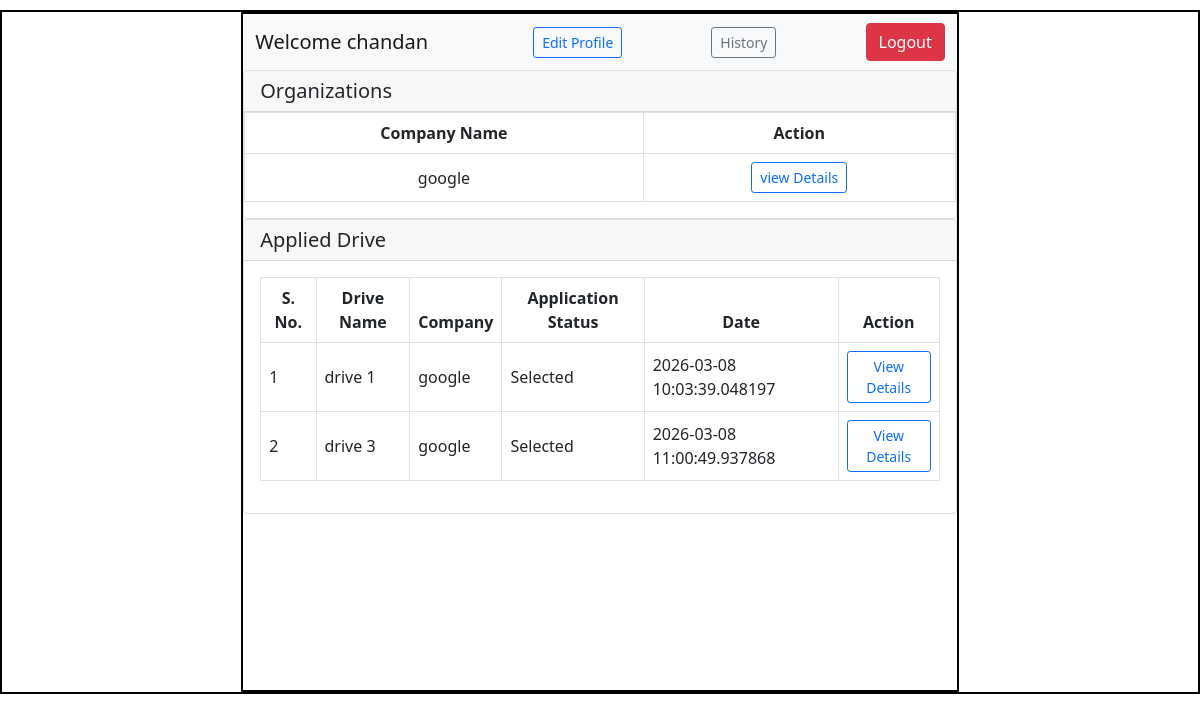
Screenshot of /student_dashboard (signed in) with the database file from the repository.
### applications/models.py (models this page shows)
class User(db.Model):
    __tablename__ = "users"
    id = db.Column(db.Integer, primary_key=True)
    username = db.Column(db.String(80), unique=True, nullable=False)
    password = db.Column(db.String(200), nullable=False)
    email = db.Column(db.String(100), unique=True, nullable=False)
    role = db.Column(db.String(20), nullable=False)
    name = db.Column(db.String(200), nullable=False)
    is_approved = db.Column(db.Boolean, default=False, nullable=False)
    is_blacklisted = db.Column(db.Boolean, default=False, nullable=False)
    created_at = db.Column(db.DateTime, default=datetime.utcnow)
    company_profile = db.relationship("CompanyProfile", back_populates="user", uselist=False, cascade="all, delete-orphan")
    student_profile = db.relationship("StudentProfile", back_populates="user", uselist=False, cascade="all, delete-orphan")

class Application(db.Model):
    __tablename__ = "applications"
    id = db.Column(db.Integer, primary_key=True)
    student_id = db.Column(db.Integer, db.ForeignKey("student_profiles.id"), nullable=False)
    drive_id = db.Column(db.Integer, db.ForeignKey("drives.id"), nullable=False)
    date_applied = db.Column(db.DateTime, default=datetime.utcnow)
    status = db.Column(
    db.Enum("Applied", "Shortlisted", "Rejected", "Selected", name="application_status"),
    default="Applied",
    nullable=False
    )
    remark = db.Column(db.String(200))
    student = db.relationship("StudentProfile", back_populates="applications")
    drive = db.relationship("Drive", back_populates="applications")
    __table_args__ = (db.UniqueConstraint("student_id", "drive_id", name="unique_application"),)

class Drive(db.Model):
    __tablename__ = "drives"
    id = db.Column(db.Integer, primary_key=True)
    company_id = db.Column(db.Integer, db.ForeignKey("company_profiles.id"), nullable=False)
    job_title = db.Column(db.String(100), nullable=False)
    job_description = db.Column(db.Text)
    salary = db.Column(db.Integer)
    location = db.Column(db.String(100))
    deadline = db.Column(db.DateTime)
    name = db.Column(db.String(120))
    eligibility = db.Column(db.String(120))
    status = db.Column(db.String(20), default="ongoing")
    approval_status = db.Column(db.String(20), default="Pending")
    created_at = db.Column(db.DateTime, default=datetime.utcnow)
    company = db.relationship("CompanyProfile", back_populates="drives")
    applications = db.relationship("Application", back_populates="drive", cascade="all, delete-orphan")

class CompanyProfile(db.Model):
    __tablename__ = "company_profiles"
    id = db.Column(db.Integer, primary_key=True)
    user_id = db.Column(db.Integer, db.ForeignKey("users.id"), unique=True, nullable=False)
    company_name = db.Column(db.String(100))
    description = db.Column(db.Text)
    user = db.relationship("User", back_populates="company_profile")
    drives = db.relationship("Drive", back_populates="company", cascade="all, delete-orphan")

### applications/controllers.py (the view)
@app.route("/student_dashboard")
def student_dashboard():
    if session.get("role") != "Student":
        return redirect(url_for("login"))
    student = User.query.get(session["user_id"])
    student_profile = StudentProfile.query.filter_by(
        user_id=session["user_id"]
    ).first()
    applications = Application.query.filter_by(
        student_id=student_profile.id
    ).all()
    companies = User.query.filter(
        User.role == "Company",
        User.is_approved == True,
        User.is_blacklisted == False
    ).all()
    return render_template(
        "Student_dashboard.html",
        student=student,
        reg_companies=companies,
        applications=applications
    )

### templates/Student_dashboard.html (shortened to what this page needs)
<!DOCTYPE html>
<html lang="en">
<head>
    <link rel="stylesheet" href="/static/style.css">
    <link href="https://cdn.jsdelivr.net/npm/bootstrap@5.0.2/dist/css/bootstrap.min.css"
    rel="stylesheet"
>
</head>
<body>
    <div id="main">
        <div id="canvas">
            <nav class="navbar navbar-expand-lg navbar-light bg-light">
                <div class="container-fluid">
                <a class="navbar-brand" href="#">Welcome {{ student.username }}</a>
                <a href="{{ url_for('edit_student_profile') }}"
                class="btn btn-outline-primary btn-sm">
                Edit Profile
                </a>
                <a href="{{ url_for('my_applications') }}"
                class="btn btn-sm btn-outline-secondary">
                History
                </a>
                <a href="{{ url_for('logout') }}" class="btn btn-danger">Logout</a>
                </div>
            </nav>
            <div class="card">
            <div class="card-header d-flex justify-content-between align-items-center">
                <h5 class="mb-0">Organizations</h5>
            </div>
            <table class="table table-bordered align-middle">
                <thead>
                    <tr class="text-center">
                    <th scope="col">Company Name</th>
                    <th scope="col">Action</th>
                    </tr>
                </thead>
                <tbody>
                    {% for company in reg_companies %}
                    <tr class="text-center">
                        <td>{{ company.name }}</td>
                        <td>
                            <a href="/company_details/{{company.id}}" class="btn btn-sm btn-outline-primary">view Details</a>
                        </td>
                    </tr>
                    {% else %}
                    <tr>
                        <td colspan="4" class="text-center text-muted">
                            No registered company
                        </td>
                    </tr>
                    {% endfor %}
                </tbody>
            </table>
            </div>
            <div class="card">
            <div class="card-header d-flex justify-content-between align-items-center">
                <h5 class="mb-0">Applied Drive</h5>
            </div>
            <div class="card-body">
                <table class="table table-bordered align-middle">
                    <thead>
                    <tr class="text-center">
                    <th scope="col">S. No.</th>
                    <th scope="col">Drive Name</th>
                    <th scope="col">Company</th>
                    <th scope="col">Application Status</th>
                    <th scope="col">Date</th>
                    <th scope="col">Action</th>
                    </tr>
                </thead>
                <tbody>
                    {% for a in applications %}
                    <tr>
                        <td>{{ loop.index }}</td>
                        <td>{{ a.drive.name }}</td>
                        <td>{{ a.drive.company.company_name }}</td>
                        <td>{{ a.status }}</td>
                        <td>
                            {{ a.date_applied }}
                        </td>
                        <td class="text-center">
                            <a href="{{ url_for('sdrive_details', drive_id=a.drive.id) }}"
                            class="btn btn-sm btn-outline-primary">
                            View Details
                            </a>
                        </td>
                    </tr>
                    {% else %}
                    <tr>
                        <td colspan="5" class="text-center text-muted">
                            No drives applied
                        </td>
                    </tr>
                    {% endfor %}
                </tbody>
                </table>
            </div>
            </div>
        </div>
    </div>
</body>
</html>

### static/style.css (style rules this page uses)
* { margin:0px; }
#main { border: 2px solid black; margin-top: 10px; }
#canvas { border: 2px solid black; width:60%; height:680px; margin:auto; }

### rows the page displays
User: username "chandan"
User: name "google"
Application: drive.name "drive 1", drive.company.company_name "google", status "Selected", date_applied "2026-03-08 10:03:39.048197"
Application: drive.name "drive 3", drive.company.company_name "google", status "Selected", date_applied "2026-03-08 11:00:49.937868"
